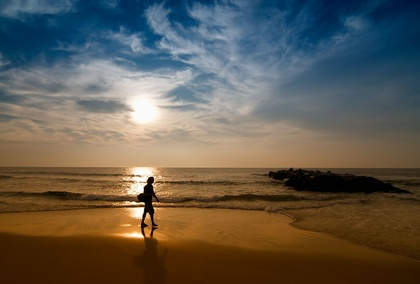
%> input picture DCT Compression/test.jpg, 420 x 284 px, shrunk from 1200 x 811 before the run
$ octave DCT.m   (GNU Octave 9; MATLAB toolbox functions it lacks are replaced by stand-ins)
%> lines starting %> are read from the running program, lines starting %| are printed output that depends on the picture
clc;
clear all;
% Load the image you want to compress
img = imread('test.jpg');
%> img is the input picture: size 284x420x3 uint8; mean R, G, B 97.6, 91.1, 80

% Convert the image to grayscale (if it's not already)
gray_img = rgb2gray(img);
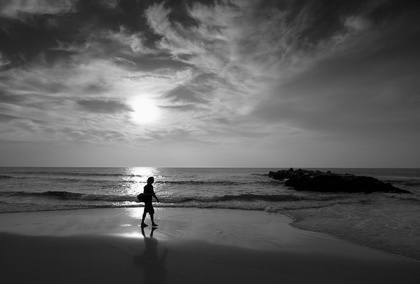
%> gray_img: size 284x420 uint8; min 0, max 254, mean 91.8

% Set the block size for the DCT
block_size = 8;

% Determine the size of the image and the number of blocks
[row, column] = size(gray_img);
%> row = 284; column = 420
num_blocks_row = row / block_size;
%> num_blocks_row = 35.5
num_blocks_column = column / block_size;
%> num_blocks_column = 52.5

% Initialize a matrix to hold the compressed image
compressed_img = zeros(row, column);

% Loop through each block in the image
for i = 1:num_blocks_row
    for j = 1:num_blocks_column

        % Extract the block from the image
        block = gray_img((i-1)*block_size+1:i*block_size, (j-1)*block_size+1:j*block_size);

        % Apply the DCT to the block
        dct_block = dct2(block);

        % Set the lower frequency coefficients to zero to compress the block
        compressed_block = zeros(block_size);
        num_coeffs_to_keep = round(block_size * block_size * 0.1); % change this value to adjust the compression ratio
        for k = 1:num_coeffs_to_keep
            [r, c] = find(abs(dct_block) == max(max(abs(dct_block))));
            compressed_block(r, c) = dct_block(r, c);
            dct_block(r, c) = 0;
        end

        % Apply the inverse DCT to the compressed block
        compressed_img((i-1)*block_size+1:i*block_size, (j-1)*block_size+1:j*block_size) = idct2(compressed_block);
    end
end
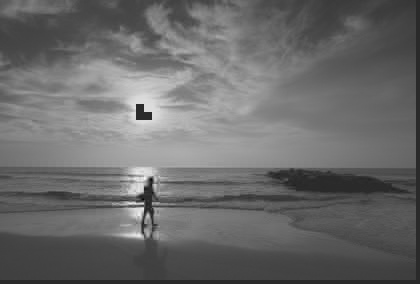
%> compressed_img: size 284x420 double; min -59.06, max 298.6, mean 90.4; drawn with min black and max white
%> after the loop, compressed_block = [224.5 3.95 0 2.08 0 0 0 0; 0 2.81 0 0 0 0 0 0; -2.27 1.94 0 0 0 0 0 0; 0 0 0 0 0 0 0 0; 0 0 0 0 0 0 0 0; 0 0 0 0 0 0 0 0; 0 0 0 0 0 0 0 0; 0 0 0 0 0 0 0 0]; dct_block = [0 0 1.31e-14 0 -0.5 0.184 5.44e-15 -0.234; 0.765 0 0.633 1.05 0.181 -0.357 0.222 -0.338; 0 0 -1.94 0.614 -0.231 -0.26 0.0518 -0.183; -0.856 -1.82 -0.548 -0.657 -0.133 0.162 -0.505 0.147; 0.25 -1.48 0.135 -0.103 -0.25 0.232 -0.327 -0.0391; 1.24 -0.721 0.942 -0.162 -0.0264 -0.037 -0.0257 -0.0832; 0.399 0.422 0.302 -0.461 0.0957 -0.356 0.186 0.0435; -0.112 0.338 -0.179 -0.38 -0.272 0.122 -0.277 0.386]

% Display the original and compressed images
figure;
subplot(1,2,1);
imshow(gray_img);
title('Original Image');
subplot(1,2,2);
imshow(uint8(compressed_img));
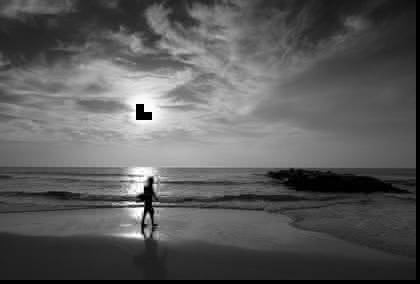
%> displayed picture: size 284x420, on the screen's scale of 0 to 255; min 0, max 255, mean 90.4
title('Compressed Image');
